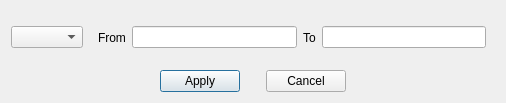
<?xml version="1.0" encoding="UTF-8"?>
<ui version="4.0">
 <class>Dialog</class>
 <widget class="QDialog" name="Dialog">
  <property name="geometry">
   <rect>
    <x>0</x>
    <y>0</y>
    <width>506</width>
    <height>103</height>
   </rect>
  </property>
  <property name="windowTitle">
   <string>Dialog</string>
  </property>
  <layout class="QVBoxLayout" name="verticalLayout">
   <item>
    <layout class="QHBoxLayout" name="horizontalLayout_3">
     <item>
      <widget class="QComboBox" name="dumpModeCombo"/>
     </item>
     <item>
      <widget class="QStackedWidget" name="stackedWidget">
       <property name="currentIndex">
        <number>1</number>
       </property>
       <widget class="QWidget" name="page">
        <layout class="QVBoxLayout" name="verticalLayout_2">
         <item>
          <layout class="QHBoxLayout" name="horizontalLayout">
           <item>
            <widget class="QLabel" name="label">
             <property name="text">
              <string>From</string>
             </property>
            </widget>
           </item>
           <item>
            <widget class="QLineEdit" name="fYearInput"/>
           </item>
           <item>
            <widget class="QLineEdit" name="fMonthInput"/>
           </item>
           <item>
            <widget class="QLineEdit" name="fDayInput"/>
           </item>
           <item>
            <widget class="QLabel" name="label_2">
             <property name="text">
              <string>To</string>
             </property>
            </widget>
           </item>
           <item>
            <widget class="QLineEdit" name="tYearInput"/>
           </item>
           <item>
            <widget class="QLineEdit" name="tMonthInput"/>
           </item>
           <item>
            <widget class="QLineEdit" name="tDayInput"/>
           </item>
          </layout>
         </item>
        </layout>
       </widget>
       <widget class="QWidget" name="page_2">
        <layout class="QHBoxLayout" name="horizontalLayout_4">
         <item>
          <widget class="QLabel" name="label_3">
           <property name="text">
            <string>From</string>
           </property>
          </widget>
         </item>
         <item>
          <widget class="QLineEdit" name="fIdInput"/>
         </item>
         <item>
          <widget class="QLabel" name="label_4">
           <property name="text">
            <string>To</string>
           </property>
          </widget>
         </item>
         <item>
          <widget class="QLineEdit" name="tIdInput"/>
         </item>
        </layout>
       </widget>
      </widget>
     </item>
    </layout>
   </item>
   <item>
    <layout class="QHBoxLayout" name="horizontalLayout_2">
     <item>
      <spacer name="horizontalSpacer">
       <property name="orientation">
        <enum>Qt::Orientation::Horizontal</enum>
       </property>
       <property name="sizeHint" stdset="0">
        <size>
         <width>40</width>
         <height>20</height>
        </size>
       </property>
      </spacer>
     </item>
     <item>
      <widget class="QPushButton" name="applyBtn">
       <property name="text">
        <string>Apply</string>
       </property>
      </widget>
     </item>
     <item>
      <spacer name="horizontalSpacer_3">
       <property name="orientation">
        <enum>Qt::Orientation::Horizontal</enum>
       </property>
       <property name="sizeType">
        <enum>QSizePolicy::Policy::Fixed</enum>
       </property>
       <property name="sizeHint" stdset="0">
        <size>
         <width>20</width>
         <height>20</height>
        </size>
       </property>
      </spacer>
     </item>
     <item>
      <widget class="QPushButton" name="cancelBtn">
       <property name="text">
        <string>Cancel</string>
       </property>
      </widget>
     </item>
     <item>
      <spacer name="horizontalSpacer_2">
       <property name="orientation">
        <enum>Qt::Orientation::Horizontal</enum>
       </property>
       <property name="sizeHint" stdset="0">
        <size>
         <width>40</width>
         <height>20</height>
        </size>
       </property>
      </spacer>
     </item>
    </layout>
   </item>
  </layout>
 </widget>
 <resources/>
 <connections/>
</ui>
